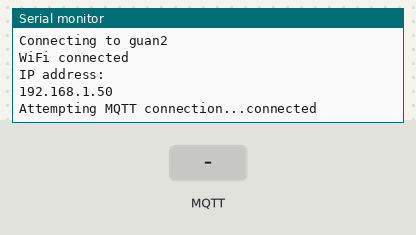
Recording of a sketch running on a simulated Arduino Nano 33 IoT. Parts: the last lines printed to the serial monitor. The test bench sets the inputs (shaded band). WiFi joins after 1.5 s; servers stay silent unless stated; random numbers use the default seed unless the sketch sets one; no MQTT or app messages arrive unless stated.

Above: at 2.7 s.
2.8 s: MQTT message "1" arrives on the first subscribed topic
At 4.0 s:
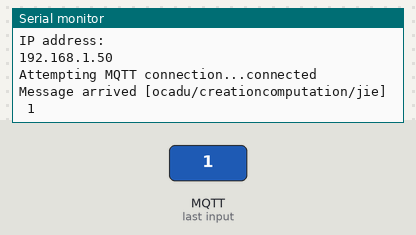
4.3 s: MQTT message "on" arrives on the first subscribed topic
At 5.2 s:
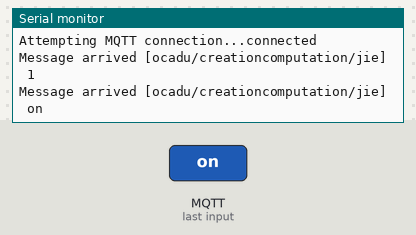
5.8 s: MQTT message "off" arrives on the first subscribed topic
At 6.3 s:
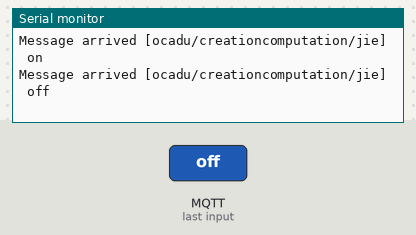

Measured:
- after the input at 2.8 s, the serial monitor: prints a new line at once (image 1)
- after the input at 4.3 s, the serial monitor: prints a new line at once (image 2)
- after the input at 5.8 s, the serial monitor: prints a new line at once (image 3)

The sketch:

mqtt_nano33.ino
```cpp
/****************************************************************************************************************************************************
 *  TITLE:
 *  DESCRIPTION:
 *
 *  By Frenoy Osburn
 *  YouTube Video:
 *  BnBe Post:
 ****************************************************************************************************************************************************/

#include <WiFiNINA.h>
#include <PubSubClient.h>
#include "credentials.h"
const char* ssid = "guan2"; //Change it to your wifi name
const char* password = "jieguann"; //Change it to your wifi passwork
const char* mqttServer = "mqtt.eclipse.org";
const char* mqttUsername = "experiment5";
const char* mqttPassword = "12345678";

//char subTopic[] = "arduino/ledControl";     //payload[0] will control/set LED
char pubTopic[] = "ocadu/creationcomputation/jie";       //payload[0] will have ledState value
char subTopic[] = "ocadu/creationcomputation/jie";
WiFiClient wifiClient;
PubSubClient client(wifiClient);
long lastMsg = 0;
char msg[50];
int value = 0;


void setup_wifi()
{
  delay(10);

  // We start by connecting to a WiFi network
  Serial.println();
  Serial.print("Connecting to ");
  Serial.println(ssid);

  WiFi.begin(ssid, password);

  while (WiFi.status() != WL_CONNECTED)
  {
    delay(500);
    Serial.print(".");
  }

  randomSeed(micros());

  Serial.println("");
  Serial.println("WiFi connected");
  Serial.println("IP address: ");
  Serial.println(WiFi.localIP());
}

void callback(char* topic, byte* payload, unsigned int length)
{
  Serial.print("Message arrived [");
  Serial.print(topic);
  Serial.print("] ");
  for (int i = 0; i < length; i++)
  {
    Serial.print((char)payload[i]);
  }
  Serial.println();

  // Switch on the LED if 1 was received as first character
  if ((char)payload[0] == '1')
  {
    //digitalWrite(LED_PIN, HIGH);
    //ledState = 1;
    char payLoad[1];
    itoa(1, payLoad, 10);
    client.publish(pubTopic, payLoad);
  }
  else
  {
    //digitalWrite(LED_PIN, LOW);
    //ledState = 0;
    char payLoad[1];
    itoa(0, payLoad, 10);
    client.publish(pubTopic, payLoad);
  }

}

void reconnect()
{
  // Loop until we're reconnected
  while (!client.connected())
  {
    Serial.print("Attempting MQTT connection...");
    // Create a random client ID
    String clientId = "ArduinoClient-";
    clientId += String(random(0xffff), HEX);
    // Attempt to connect
    if (client.connect(clientId.c_str(), mqttUsername, mqttPassword))
    {
      Serial.println("connected");
      // ... and resubscribe
      client.subscribe(subTopic);
    } else
    {
      Serial.print("failed, rc=");
      Serial.print(client.state());
      Serial.println(" try again in 5 seconds");
      // Wait 5 seconds before retrying
      delay(5000);
    }
  }
}

void setup()
{
  //pinMode(LED_PIN, OUTPUT);
  Serial.begin(115200);
  setup_wifi();
  client.setServer(mqttServer, 1883);
  client.setCallback(callback);
}

void loop()
{
  Mqtt();
}

void Mqtt(){
  if (!client.connected())
  {
    reconnect();
  }
  client.loop();

  long now = millis();
  if (now - lastMsg > 5000)
  {
    lastMsg = now;
    char payLoad[1];
    itoa(1, payLoad, 10);
    client.publish(pubTopic, payLoad);
  }
  }
```

credentials.h
```cpp
char networkSSID[] = "Anonymous";
char networkPASSWORD[] = "connect12!";

char mqttSERVER[] = "192.168.1.45";
char mqttUSERNAME[] = "mqtt";
char mqttPASSWORD[] = "mqtt";
```
